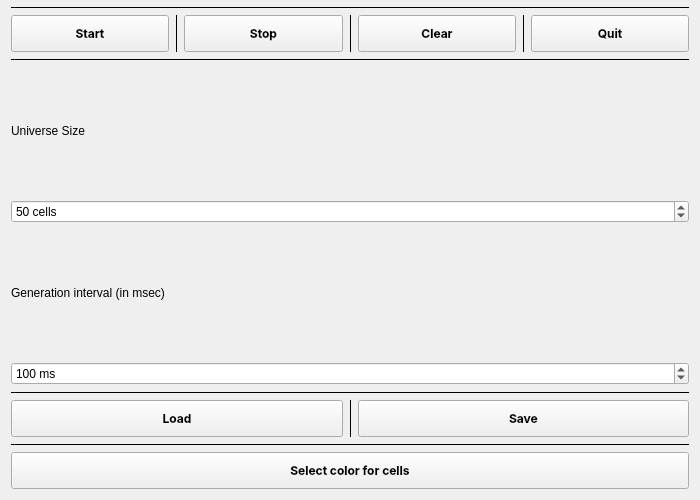
<?xml version="1.0" encoding="UTF-8"?>
<ui version="4.0">
 <class>MainWindow</class>
 <widget class="QMainWindow" name="MainWindow">
  <property name="geometry">
   <rect>
    <x>0</x>
    <y>0</y>
    <width>700</width>
    <height>500</height>
   </rect>
  </property>
  <property name="windowTitle">
   <string>Conway's Game of Life</string>
  </property>
  <widget class="QWidget" name="centralWidget">
   <layout class="QHBoxLayout" name="horizontalLayout">
    <property name="topMargin">
     <number>6</number>
    </property>
    <item>
     <layout class="QVBoxLayout" name="mainVerticalLayout">
      <property name="bottomMargin">
       <number>0</number>
      </property>
      <item>
       <layout class="QVBoxLayout" name="gameLayout"/>
      </item>
      <item>
       <widget class="Line" name="line_6">
        <property name="frameShadow">
         <enum>QFrame::Plain</enum>
        </property>
        <property name="orientation">
         <enum>Qt::Horizontal</enum>
        </property>
       </widget>
      </item>
      <item>
       <layout class="QVBoxLayout" name="setLayout">
        <item>
         <layout class="QHBoxLayout" name="controlLayout">
          <item>
           <widget class="QPushButton" name="startButton">
            <property name="font">
             <font>
              <family>Inter</family>
              <weight>75</weight>
              <italic>false</italic>
              <bold>true</bold>
             </font>
            </property>
            <property name="styleSheet">
             <string notr="true">padding: 10px</string>
            </property>
            <property name="text">
             <string>Start</string>
            </property>
           </widget>
          </item>
          <item>
           <widget class="Line" name="line">
            <property name="frameShadow">
             <enum>QFrame::Plain</enum>
            </property>
            <property name="orientation">
             <enum>Qt::Vertical</enum>
            </property>
           </widget>
          </item>
          <item>
           <widget class="QPushButton" name="stopButton">
            <property name="font">
             <font>
              <family>Inter</family>
              <weight>75</weight>
              <bold>true</bold>
             </font>
            </property>
            <property name="styleSheet">
             <string notr="true">padding: 10px</string>
            </property>
            <property name="text">
             <string>Stop</string>
            </property>
           </widget>
          </item>
          <item>
           <widget class="Line" name="line_2">
            <property name="frameShadow">
             <enum>QFrame::Plain</enum>
            </property>
            <property name="orientation">
             <enum>Qt::Vertical</enum>
            </property>
           </widget>
          </item>
          <item>
           <widget class="QPushButton" name="clearButton">
            <property name="font">
             <font>
              <family>Inter</family>
              <weight>75</weight>
              <bold>true</bold>
             </font>
            </property>
            <property name="styleSheet">
             <string notr="true">padding: 10px</string>
            </property>
            <property name="text">
             <string>Clear</string>
            </property>
           </widget>
          </item>
          <item>
           <widget class="Line" name="line_9">
            <property name="frameShadow">
             <enum>QFrame::Plain</enum>
            </property>
            <property name="orientation">
             <enum>Qt::Vertical</enum>
            </property>
           </widget>
          </item>
          <item>
           <widget class="QPushButton" name="quitBtn">
            <property name="font">
             <font>
              <family>Inter</family>
              <weight>75</weight>
              <bold>true</bold>
             </font>
            </property>
            <property name="styleSheet">
             <string notr="true">padding: 10px</string>
            </property>
            <property name="text">
             <string>Quit</string>
            </property>
           </widget>
          </item>
         </layout>
        </item>
        <item>
         <widget class="Line" name="line_7">
          <property name="frameShadow">
           <enum>QFrame::Plain</enum>
          </property>
          <property name="orientation">
           <enum>Qt::Horizontal</enum>
          </property>
         </widget>
        </item>
        <item>
         <widget class="QLabel" name="label">
          <property name="text">
           <string>Universe Size</string>
          </property>
         </widget>
        </item>
        <item>
         <widget class="QSpinBox" name="cellsControl">
          <property name="suffix">
           <string> cells</string>
          </property>
          <property name="minimum">
           <number>10</number>
          </property>
          <property name="maximum">
           <number>400</number>
          </property>
          <property name="value">
           <number>50</number>
          </property>
         </widget>
        </item>
        <item>
         <widget class="QLabel" name="label2">
          <property name="text">
           <string>Generation interval (in msec)</string>
          </property>
         </widget>
        </item>
        <item>
         <widget class="QSpinBox" name="iterInterval">
          <property name="suffix">
           <string> ms</string>
          </property>
          <property name="minimum">
           <number>50</number>
          </property>
          <property name="maximum">
           <number>100000</number>
          </property>
          <property name="singleStep">
           <number>10</number>
          </property>
          <property name="value">
           <number>100</number>
          </property>
         </widget>
        </item>
        <item>
         <widget class="Line" name="line_4">
          <property name="frameShadow">
           <enum>QFrame::Plain</enum>
          </property>
          <property name="orientation">
           <enum>Qt::Horizontal</enum>
          </property>
         </widget>
        </item>
        <item>
         <layout class="QHBoxLayout" name="fileLayout">
          <item>
           <widget class="QPushButton" name="loadButton">
            <property name="font">
             <font>
              <family>Inter</family>
              <weight>75</weight>
              <bold>true</bold>
             </font>
            </property>
            <property name="styleSheet">
             <string notr="true">padding: 10px</string>
            </property>
            <property name="text">
             <string>Load</string>
            </property>
           </widget>
          </item>
          <item>
           <widget class="Line" name="line_3">
            <property name="frameShadow">
             <enum>QFrame::Plain</enum>
            </property>
            <property name="orientation">
             <enum>Qt::Vertical</enum>
            </property>
           </widget>
          </item>
          <item>
           <widget class="QPushButton" name="saveButton">
            <property name="font">
             <font>
              <family>Inter</family>
              <weight>75</weight>
              <bold>true</bold>
             </font>
            </property>
            <property name="styleSheet">
             <string notr="true">padding: 10px</string>
            </property>
            <property name="text">
             <string>Save</string>
            </property>
           </widget>
          </item>
         </layout>
        </item>
        <item>
         <widget class="Line" name="line_5">
          <property name="frameShadow">
           <enum>QFrame::Plain</enum>
          </property>
          <property name="orientation">
           <enum>Qt::Horizontal</enum>
          </property>
         </widget>
        </item>
        <item>
         <widget class="QPushButton" name="colorButton">
          <property name="font">
           <font>
            <family>Inter</family>
            <weight>75</weight>
            <bold>true</bold>
           </font>
          </property>
          <property name="styleSheet">
           <string notr="true">padding: 10px</string>
          </property>
          <property name="text">
           <string>Select color for cells</string>
          </property>
         </widget>
        </item>
       </layout>
      </item>
     </layout>
    </item>
   </layout>
  </widget>
 </widget>
 <layoutdefault spacing="6" margin="11"/>
 <resources/>
 <connections/>
</ui>
